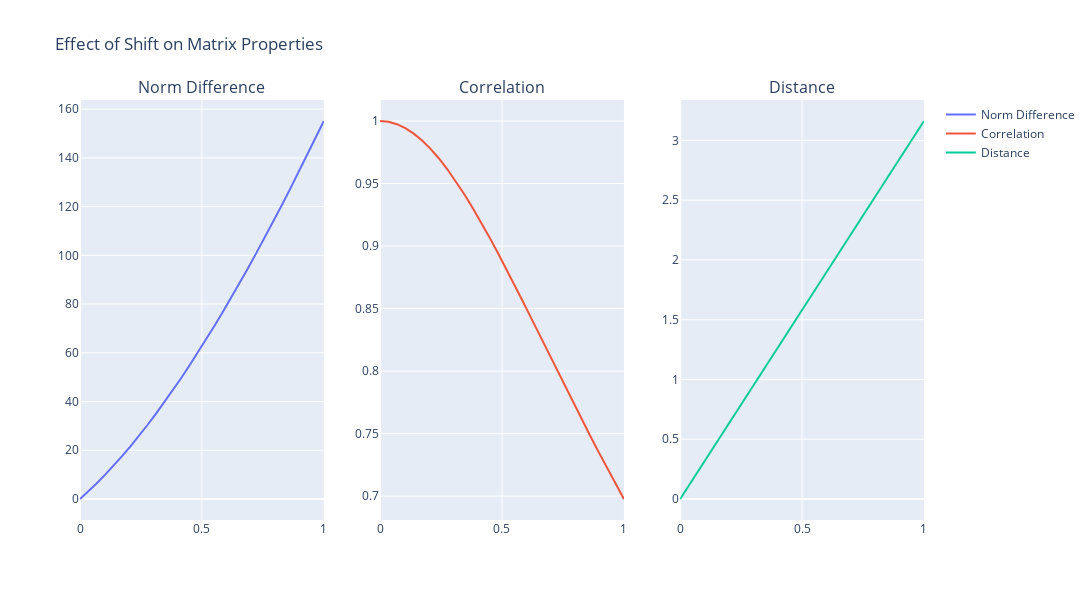

The cell this chart's notebook holds for it:
### Markdown cell above
# Exercise 6-4.
> This will be a fun exercise,7 because you’ll get to incorporate material from this and the previous chapters. You will explore the impact of shifting a matrix on the norm of that matrix. Start by creating a 10 × 10 random matrix and compute its Frobenius norm. Then code the following steps inside a for loop: (1) shift the matrix by a fraction of the norm, (2) compute the percent change in norm from the original, (3) compute the Frobenius distance between the shifted and original matrices, and(4) compute the correlation coefficient between the elements in the matrices (hint: correlate the vectorized matrices using np.flatten()). The fraction of the norm thatyou shift by should range from 0 to 1 in 30 linearly spaced steps. Make sure that at each iteration of the loop, you use the original matrix, not the shifted matrix from the previous iteration. You should get a plot that looks like Figure 6-8.

### Code cell
A = np.random.rand(10, 10)
shift = np.linspace(0, 1, 30)

results = np.zeros((len(shift), 3))

for i, s in enumerate(shift):
    A_shifted = A + s*np.eye(10)
    results[i, 0] = 100 * (np.linalg.norm(A_shifted) - np.linalg.norm(A))

    results[i, 1] = np.corrcoef(A.flatten(), A_shifted.flatten())[0, 1]

    results[i, 2] = compute_distance(A, A_shifted)


from plotly.subplots import make_subplots
import plotly.graph_objects as go

fig = make_subplots(rows=1, cols=3, subplot_titles=("Norm Difference", "Correlation", "Distance"))

fig.add_trace(go.Scatter(x=shift, y=results[:, 0], mode='lines', name='Norm Difference'), row=1, col=1)
fig.add_trace(go.Scatter(x=shift, y=results[:, 1], mode='lines', name='Correlation'), row=1, col=2)
fig.add_trace(go.Scatter(x=shift, y=results[:, 2], mode='lines', name='Distance'), row=1, col=3)

fig.update_layout(height=600, width=1200, title_text="Effect of Shift on Matrix Properties")
fig.show()

### Figure 1 — Plotly figure (JSON) as saved in the notebook; plotly's stock layout.template omitted (floating-point values rounded to 4 significant figures)
{"data": [{"mode": "lines", "name": "Norm Difference", "type": "scatter", "x": [0, 0.03448, 0.06897, 0.1034, 0.1379, 0.1724, 0.2069, 0.2414, 0.2759, 0.3103, 0.3448, 0.3793, 0.4138, 0.4483, 0.4828, 0.5172, 0.5517, 0.5862, 0.6207, 0.6552, 0.6897, 0.7241, 0.7586, 0.7931, 0.8276, 0.8621, 0.8966, 0.931, 0.9655, 1], "xaxis": "x", "y": [0, 3.143, 6.476, 9.995, 13.7, 17.58, 21.64, 25.87, 30.26, 34.83, 39.55, 44.43, 49.47, 54.66, 59.99, 65.46, 71.08, 76.83, 82.71, 88.72, 94.85, 101.1, 107.5, 114.0, 120.6, 127.3, 134.1, 141.0, 148.0, 155.1], "yaxis": "y"}, {"mode": "lines", "name": "Correlation", "type": "scatter", "x": [0, 0.03448, 0.06897, 0.1034, 0.1379, 0.1724, 0.2069, 0.2414, 0.2759, 0.3103, 0.3448, 0.3793, 0.4138, 0.4483, 0.4828, 0.5172, 0.5517, 0.5862, 0.6207, 0.6552, 0.6897, 0.7241, 0.7586, 0.7931, 0.8276, 0.8621, 0.8966, 0.931, 0.9655, 1], "xaxis": "x2", "y": [1, 0.9994, 0.9974, 0.9943, 0.9899, 0.9843, 0.9777, 0.97, 0.9614, 0.9519, 0.9417, 0.9307, 0.9192, 0.9071, 0.8946, 0.8818, 0.8687, 0.8554, 0.842, 0.8284, 0.8149, 0.8013, 0.7879, 0.7745, 0.7612, 0.7481, 0.7352, 0.7225, 0.71, 0.6977], "yaxis": "y2"}, {"mode": "lines", "name": "Distance", "type": "scatter", "x": [0, 0.03448, 0.06897, 0.1034, 0.1379, 0.1724, 0.2069, 0.2414, 0.2759, 0.3103, 0.3448, 0.3793, 0.4138, 0.4483, 0.4828, 0.5172, 0.5517, 0.5862, 0.6207, 0.6552, 0.6897, 0.7241, 0.7586, 0.7931, 0.8276, 0.8621, 0.8966, 0.931, 0.9655, 1], "xaxis": "x3", "y": [0, 0.109, 0.2181, 0.3271, 0.4362, 0.5452, 0.6543, 0.7633, 0.8724, 0.9814, 1.09, 1.199, 1.309, 1.418, 1.527, 1.636, 1.745, 1.854, 1.963, 2.072, 2.181, 2.29, 2.399, 2.508, 2.617, 2.726, 2.835, 2.944, 3.053, 3.162], "yaxis": "y3"}], "layout": {"annotations": [{"font": {"size": 16}, "showarrow": false, "text": "Norm Difference", "x": 0.1444, "xanchor": "center", "xref": "paper", "y": 1, "yanchor": "bottom", "yref": "paper"}, {"font": {"size": 16}, "showarrow": false, "text": "Correlation", "x": 0.5, "xanchor": "center", "xref": "paper", "y": 1, "yanchor": "bottom", "yref": "paper"}, {"font": {"size": 16}, "showarrow": false, "text": "Distance", "x": 0.8556, "xanchor": "center", "xref": "paper", "y": 1, "yanchor": "bottom", "yref": "paper"}], "height": 600, "title": {"text": "Effect of Shift on Matrix Properties"}, "width": 1200, "xaxis": {"anchor": "y", "domain": [0, 0.2889]}, "xaxis2": {"anchor": "y2", "domain": [0.3556, 0.6444]}, "xaxis3": {"anchor": "y3", "domain": [0.7111, 1]}, "yaxis": {"anchor": "x", "domain": [0, 1]}, "yaxis2": {"anchor": "x2", "domain": [0, 1]}, "yaxis3": {"anchor": "x3", "domain": [0, 1]}}}
